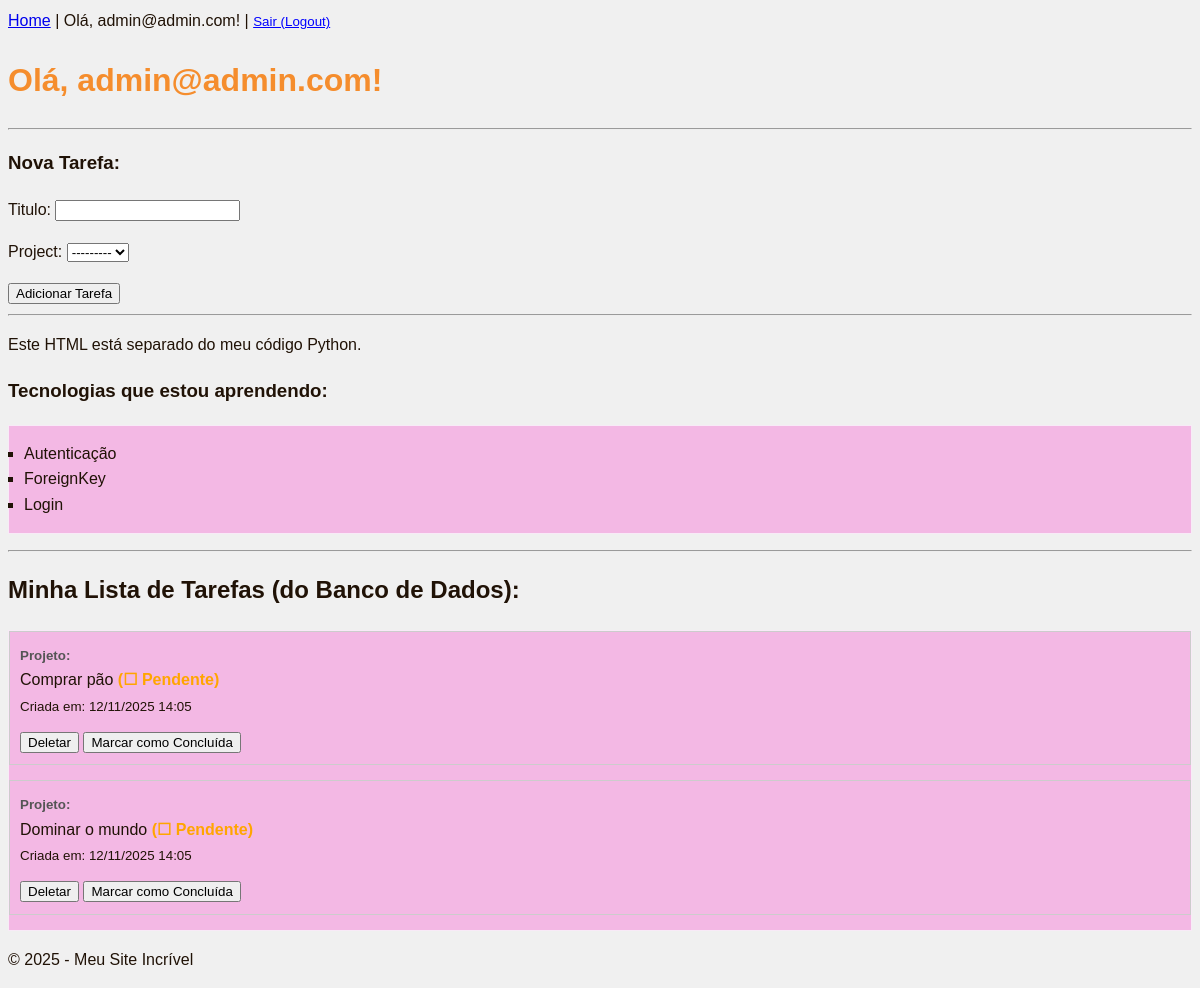
Page / (signed in) on the earlier database version.
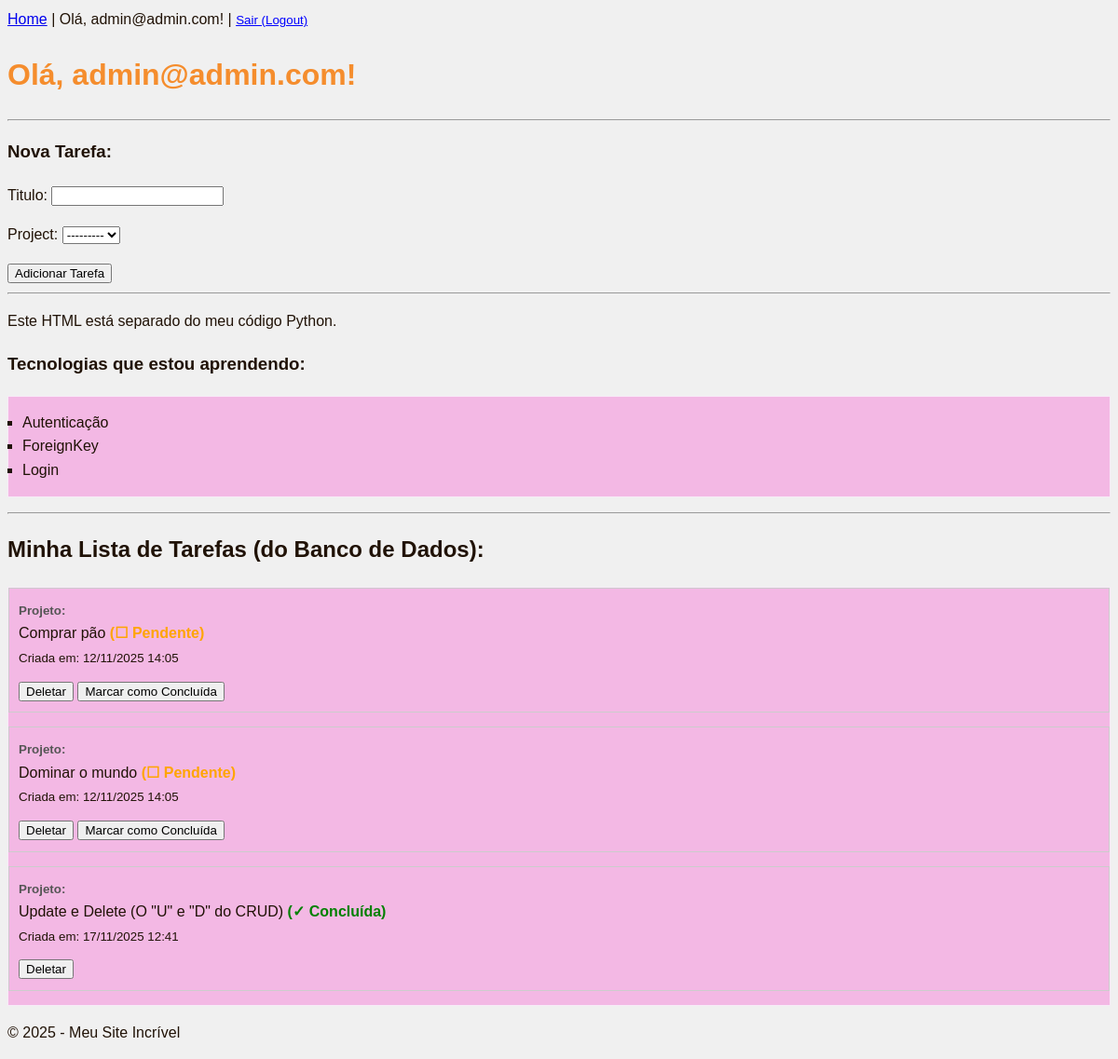
Same page on the later database version.
### core/models.py (models this page shows, shortened)
class Tarefa(models.Model):
    user = models.ForeignKey(User, on_delete=models.CASCADE)
    project = models.ForeignKey(Project, on_delete=models.CASCADE, related_name='tarefas')
    titulo = models.CharField(max_length=200) #equivale a TEXT no SQL
    concluida = models.BooleanField(default=False) #equivale a bool
    criada_em = models.DateTimeField(auto_now_add=True)

### core/views.py (the view)
# urls.py: path('', views.home, name='home'),
@login_required
def home(request):
    if request.method == 'POST':
        form = TarefaForm(request.POST, user=request.user)
        if form.is_valid():
                tarefa = form.save(commit=False)
                tarefa.user = request.user
                tarefa.save()
                return redirect('home')
    else:
       form = TarefaForm(user=request.user)
    todas_as_tarefas = Tarefa.objects.filter(user=request.user).order_by('-criada_em')
    todas_as_tarefas = Tarefa.objects.all()
    todas_as_execucao = Execucao.objects.all()
    context = {
        'nome_usuario': request.user.username,
        'tecnologias': ['Autenticação', 'ForeignKey', 'Login'],
        'tarefas' : todas_as_tarefas,
        'execucoes' : todas_as_execucao,
        'form' : form,
    }
    return render(request, 'home.html', context)

### core/forms.py
class TarefaForm(forms.ModelForm):
    def __init__(self, *args, **kwargs):
        user = kwargs.pop('user', None)
        super(TarefaForm, self).__init__(*args, **kwargs)
        if user:
            self.fields['project'].queryset = Project.objects.filter(user=user)
    class Meta:
        model = Tarefa
        fields = ['titulo', 'project']

### templates/home.html (shortened to what this page needs)
{% extends 'base.html' %}
{% block content %}
<h1>Olá, {{ nome_usuario }}!</h1>
<hr>
<h3>Nova Tarefa:</h3>
<form method="POST">
    {{ form.as_p }}
    <button type="submit">Adicionar Tarefa</button>
</form>
<hr />
<p>Este HTML está separado do meu código Python.</p>
<h3>Tecnologias que estou aprendendo:</h3>
<ul>
    {% for tec in tecnologias %}
    <li>{{ tec }}</li>
    {% endfor %}
</ul>
<hr />
  <h2>Minha Lista de Tarefas (do Banco de Dados):</h2>
  <ul style="list-style: none; padding: 0;">
    {% for tarefa in tarefas %}
      <li style="margin-bottom: 15px; border: 1px solid #ccc; padding: 10px;">
        <small style="font-weight: bold; color: #555;">
          Projeto: {{ tarefa.project.titulo }}
        </small>
        <br>
        {{ tarefa.titulo }}
        {% if tarefa.concluida %}
          <strong style="color: green;">(✓ Concluída)</strong>
        {% else %}
          <strong style="color: orange;">(☐ Pendente)</strong>
        {% endif %}
        <br />
        <small>Criada em: {{ tarefa.criada_em|date:'d/m/Y H:i' }}</small> <div style="margin-top:
10px;">
          <form action="{% url 'deletar_tarefa' tarefa.pk %}" method="POST" style="display: inline;">
            <button type="submit">Deletar</button>
          </form>
          {% if not tarefa.concluida %}
            <form action="{% url 'concluir_tarefa' tarefa.pk %}" method="POST" style="display:
inline;">
              <button type="submit">Marcar como Concluída</button>
            </form>
          {% endif %}
        </div>
      </li>
    {% empty %}
      <li>Você ainda não tem tarefas cadastradas.</li>
    {% endfor %}
  </ul>
{% endblock %}

Differences in the rows shown:
added Tarefa: titulo "Update e Delete (O \"U\" e \"D\" do CRUD)", concluida "(✓ Concluída)", criada_em "17/11/2025 12:41"
